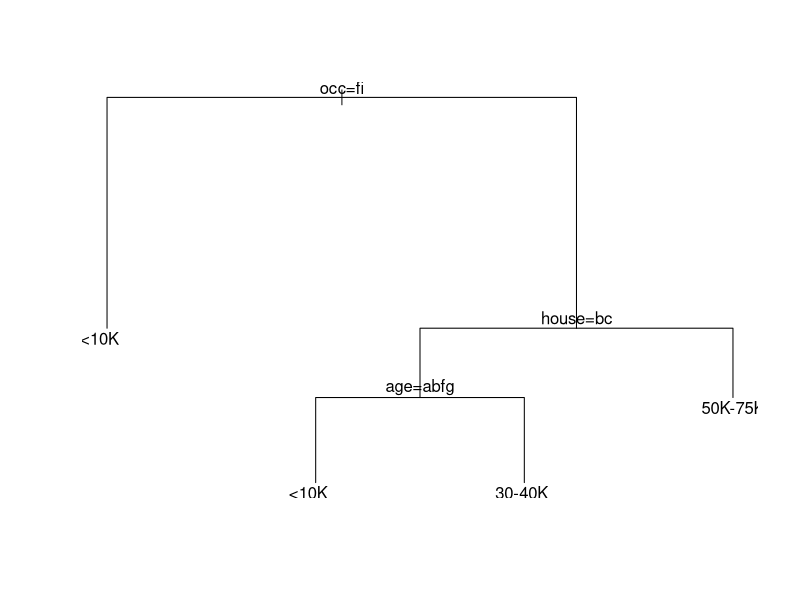
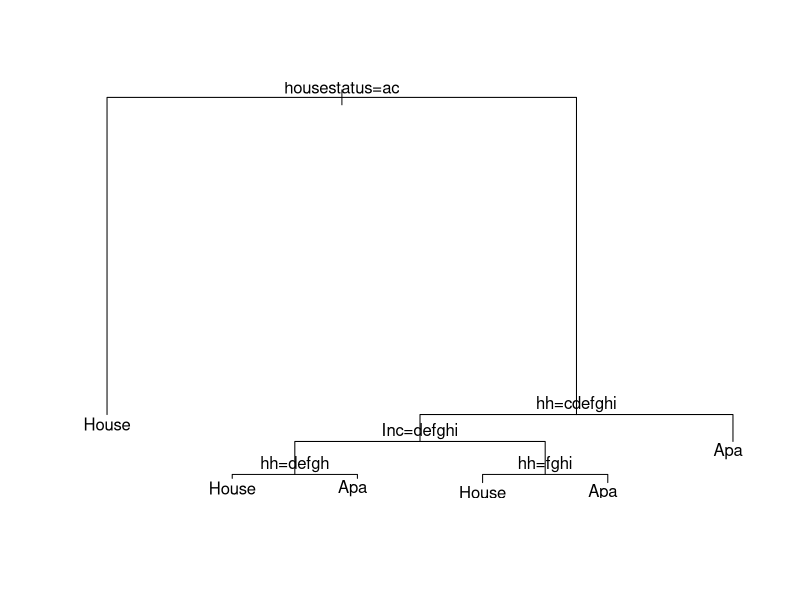

Reproduce these figures in R, in order.
## ---- chunk 1
library(rpart)
    Income=read.csv("Income_Data.txt")
    ModIncome=data.frame(Inc=Income$X9,sex=Income$X2,marital=Income$X1,age=Income$X5,edu=Income$X4,occ=Income$X5.1,dwelltime=Income$X5.2,dual=Income$X3,hh=Income$X3.1,hh18=Income$X0,house=Income$X1.1,hometype=Income$X1.2,Ethnic=Income$X7,lang=Income$NA.)
    
    Inc=factor(ModIncome$Inc, levels=1:9, labels=c("<10K","10-15K","15-20K","20-25K","25-30K","30-40K","40-50K","50K-75K",">75K"))
    sex=factor(ModIncome$sex, levels=1:2, labels=c("Male","Female"))
    marital=factor(ModIncome$marital, levels=1:5,labels=c("Married","live-in","Divorced","Seperated","Single"))
    age=factor(ModIncome$age,levels=1:7,labels=c("14-17","18-24","25-34","35-44","45-54","55-64","over 65"))
    edu=factor(ModIncome$edu,levels=1:6,labels=c("less grade 8","grade 9-11","grad high","1-3 college","College grad","Grad"))
    occ=factor(ModIncome$occ,levels=1:9,labels=c("Professional","Sales","laborer","Clerk","Home","Student","Military","Retired","Unemployed"))
    dwelltime=factor(ModIncome$dwelltime,levels=1:5,labels=c("<1year","1-3 years","4-6 years","7-10 years",">10 years"))
    dual=factor(ModIncome$dual, levels=1:3, labels=c("Not Married","Yes","No"))
    hh=factor(ModIncome$hh, levels=1:9, labels=c("1","2","3","4","5","6","7","8",">9"))
    hh18=factor(ModIncome$hh18, levels=1:9, labels=c("1","2","3","4","5","6","7","8",">9"))
    house=factor(ModIncome$house, levels=1:3, labels=c("Own","Rent","Live with family"))
    hometype=factor(ModIncome$house,levels=1:5, labels =c("House","Condo","Apa","Mobile","Other"))
    ethnic=factor(ModIncome$Ethnic, levels=1:8, labels=c("American Ind","Asian","Black","East indian","Hispanic","Pacific Island","White","Other"))
    lang=factor(ModIncome$lang,levels=1:3, labels=c("English","Spanish","Other"))
    
    FinalInc=data.frame(Inc=Inc,sex=sex,marital=marital,age=age,edu=edu,occ=occ, dwelltime=dwelltime, dual=dual, hh=hh, hh18=hh18,house=house, hometype=hometype,ethnic=ethnic, lang=lang)
    
    incfit=rpart(Inc~.-Inc,FinalInc)
    plot(incfit)
    text(incfit)
    summary(incfit)
## ---- chunk 2
    #OPTIMAL TREE
    incfittemp=rpart(Inc~.-Inc,FinalInc, cp=0.001)
    printcp(incfittemp)
    incfit2=rpart(Inc~.-Inc,FinalInc, method='class', cp=0.0019)
## ---- chunk 3
    mydata=data.frame(Inc=" ",sex="Male",marital="Married",age="35-44",edu="Grad",occ="Professional",dwelltime="1-3 years",dual="No",hh="3",hh18="3",house="Own",hometype="House",ethnic="Asian",lang="Other")
    tree.pred=predict(incfit2,mydata, type="class")
    tree.pred
## ---- chunk 4
    HouseType=read.csv("Housetype_Data.txt")
    ModHouse=data.frame(Hometype=HouseType$X1,sex=HouseType$X2, marital=HouseType$X4,age=HouseType$X7,edu=HouseType$X4.1,occ=HouseType$X5,Inc=HouseType$NA.,dwelltime=HouseType$X5.1,dual=HouseType$X1.1,hh=HouseType$X1.2,hh18=HouseType$X0,housestatus=HouseType$X1.3,Ethnic=HouseType$X7.1,lang=HouseType$X1.4)
    
    Hometype=factor(ModHouse$Hometype,levels=1:5, labels =c("House","Condo","Apa","Mobile","Other"))
    sex=factor(ModHouse$sex, levels=1:2, labels=c("Male","Female"))
    marital=factor(ModHouse$marital, levels=1:5,labels=c("Married","live-in","Divorced","Seperated","Single"))
    age=factor(ModHouse$age,levels=1:7,labels=c("14-17","18-24","25-34","35-44","45-54","55-64","over 65"))
    edu=factor(ModHouse$edu,levels=1:6,labels=c("less grade 8","grade 9-11","grad high","1-3 college","College grad","Grad"))
    occ=factor(ModHouse$occ,levels=1:9,labels=c("Professional","Sales","laborer","Clerk","Home","Student","Military","Retired","Unemployed"))
    Inc=factor(ModHouse$Inc, levels=1:9, labels=c("<10K","10-15K","15-20K","20-25K","25-30K","30-40K","40-50K","50K-75K",">75K"))
    dwelltime=factor(ModHouse$dwelltime,levels=1:5,labels=c("<1year","1-3 years","4-6 years","7-10 years",">10 years"))
    dual=factor(ModHouse$dual, levels=1:3, labels=c("Not Married","Yes","No"))
    hh=factor(ModHouse$hh, levels=1:9, labels=c("1","2","3","4","5","6","7","8",">9"))
    hh18=factor(ModHouse$hh18, levels=1:9, labels=c("1","2","3","4","5","6","7","8",">9"))
    housestatus=factor(ModHouse$house, levels=1:3, labels=c("Own","Rent","Live with family"))
    ethnic=factor(ModHouse$Ethnic, levels=1:8, labels=c("American Ind","Asian","Black","East indian","Hispanic","Pacific Island","White","Other"))
    lang=factor(ModHouse$lang,levels=1:3, labels=c("English","Spanish","Other"))
    
    Finalhouse=data.frame(Hometype=Hometype,sex=sex,marital=marital,age=age,edu=edu,occ=occ,Inc=Inc, dwelltime=dwelltime, dual=dual, hh=hh, hh18=hh18,housestatus=housestatus, ethnic=ethnic, lang=lang)
    
    homefit=rpart(Hometype~.-Hometype,data=Finalhouse, method='class', cp=0.001)
    printcp(homefit)
## ---- chunk 5
    homefit2=rpart(Hometype~.-Hometype,data=Finalhouse, method='class', cp=0.004)
    printcp(homefit2)
    plot(homefit2)
    text(homefit2)
